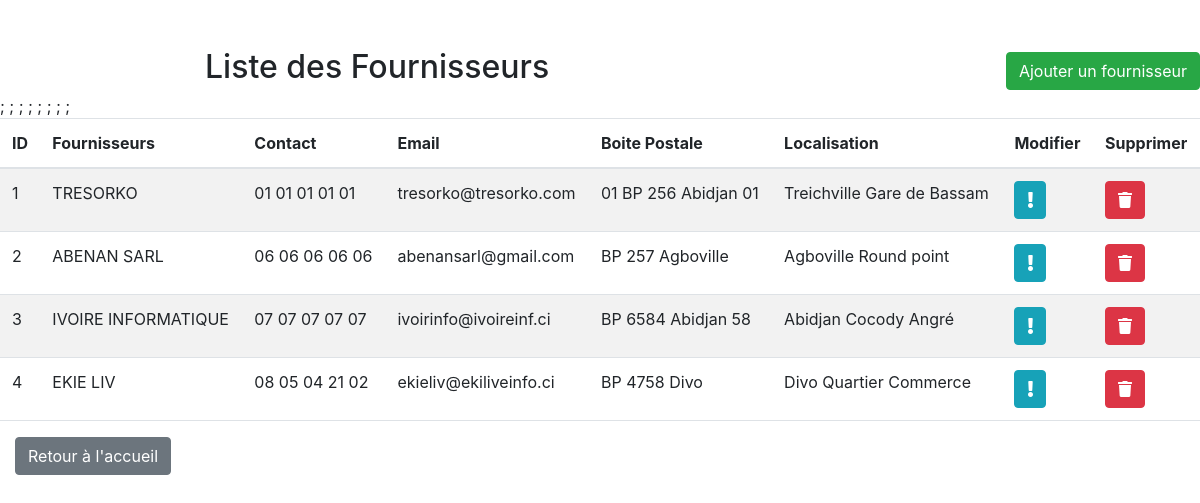
Screenshot of /fournisseur.php with the database file from the repository.
### tables this page shows
CREATE TABLE IF NOT EXISTS `fournisseur` (
  `code_fourni` int NOT NULL AUTO_INCREMENT,
  `designation_fourni` varchar(100) DEFAULT NULL,
  `contact_fourni` varchar(20) DEFAULT NULL,
  `email_fourni` varchar(100) DEFAULT NULL,
  `bp_fourni` varchar(100) DEFAULT NULL,
  `adresse_fourni` varchar(100) DEFAULT NULL,
  PRIMARY KEY (`code_fourni`)
);

### fournisseur.php (the view, shortened to what this page needs)
<!DOCTYPE html>
<html lang="en">
<head>
    <link href="https://cdn.jsdelivr.net/npm/bootstrap@5.3.0-alpha1/dist/css/bootstrap.min.css" rel="stylesheet">
<link href="https://stackpath.bootstrapcdn.com/bootstrap/4.5.2/css/bootstrap.min.css" rel="stylesheet">
<link href="https://cdnjs.cloudflare.com/ajax/libs/font-awesome/5.15.4/css/all.min.css" rel="stylesheet">
  </head>
<body>
<div class="row align-items-center">
  <div class="col-sm-7">
    <h2 class="mt-5">Liste des Fournisseurs</h2>
  </div>
  <div class="col-sm-3 text-right">
    <button type="button" class="btn btn-success mt-5" data-toggle="modal" data-target="#modal-ajouter-fournisseur">
      Ajouter un fournisseur
    </button>
  </div>
</div>
        <table class="table table-striped">
            <thead>
                <tr>
                    <th>ID</th>
                    <th>Fournisseurs</th>
                    <th>Contact</th>
                    <th>Email</th>
                    <th>Boite Postale</th>
                    <th>Localisation</th>
                    <th>Modifier</th>
                    <th>Supprimer</th>
                </tr>
            </thead>
            <tbody>
                <?php
                include 'db_connection.php';
                 $sql = "SELECT * FROM fournisseur";
                 $result = $conn->query($sql);
                if ($result->num_rows > 0) {
                    while ($row = $result->fetch_assoc()) {?>
                        <tr>
                            <td><?php echo $row['code_fourni']; ?></td>
                            <td><?php echo htmlspecialchars ($row['designation_fourni']); ?></td>
                            <td><?php echo $row['contact_fourni']; ?></td>
                            <td><?php echo $row['email_fourni']; ?></td>
                            <td><?php echo $row['bp_fourni']; ?></td>
                            <td><?php echo $row['adresse_fourni']; ?></td>
  <td><button title="modifier les infos de :  <?php echo htmlspecialchars($row['designation_fourni']); ?>" class="btn btn-info btn-flat"
             data-toggle="modal" data-target="#modal-modifier-info-fournisseur<?php echo $row['code_fourni']; ?>">
       <i  class="fa fa-exclamation"></i>
        </button>
        <td><button title="supprimer les infos de :  <?php echo htmlspecialchars($row['designation_fourni']); ?>" class="btn btn-danger btn-flat"
             data-toggle="modal" data-target="#modal-supprimer-info-fournisseur<?php echo $row['code_fourni']; ?>">
             <i  class="fa fa-trash"></i>
        </button>
      </td>
                        </tr>;
                        <?php
                    }
                } else {
                   echo "<tr><td colspan='4' class='text-center'>Aucun fournisseur trouvé</td></tr>";
                }
                ?>
            </tbody>
        </table>
        <div class="col-2">
                   <a href="depart.php" class="btn btn-secondary">Retour à l'accueil</a>
                 </div>
</body>
</html>

### rows the page displays
fournisseur: code_fourni "1", designation_fourni "TRESORKO", contact_fourni "01 01 01 01 01", email_fourni "tresorko@tresorko.com", bp_fourni "01 BP 256 Abidjan 01", adresse_fourni "Treichville Gare de Bassam"
fournisseur: code_fourni "2", designation_fourni "ABENAN SARL", contact_fourni "06 06 06 06 06", email_fourni "abenansarl@gmail.com", bp_fourni "BP 257 Agboville", adresse_fourni "Agboville Round point"
fournisseur: code_fourni "3", designation_fourni "IVOIRE INFORMATIQUE", contact_fourni "07 07 07 07 07", email_fourni "ivoirinfo@ivoireinf.ci", bp_fourni "BP 6584 Abidjan 58", adresse_fourni "Abidjan Cocody Angré"
fournisseur: code_fourni "4", designation_fourni "EKIE LIV", contact_fourni "08 05 04 21 02", email_fourni "ekieliv@ekiliveinfo.ci", bp_fourni "BP 4758 Divo", adresse_fourni "Divo Quartier Commerce"
